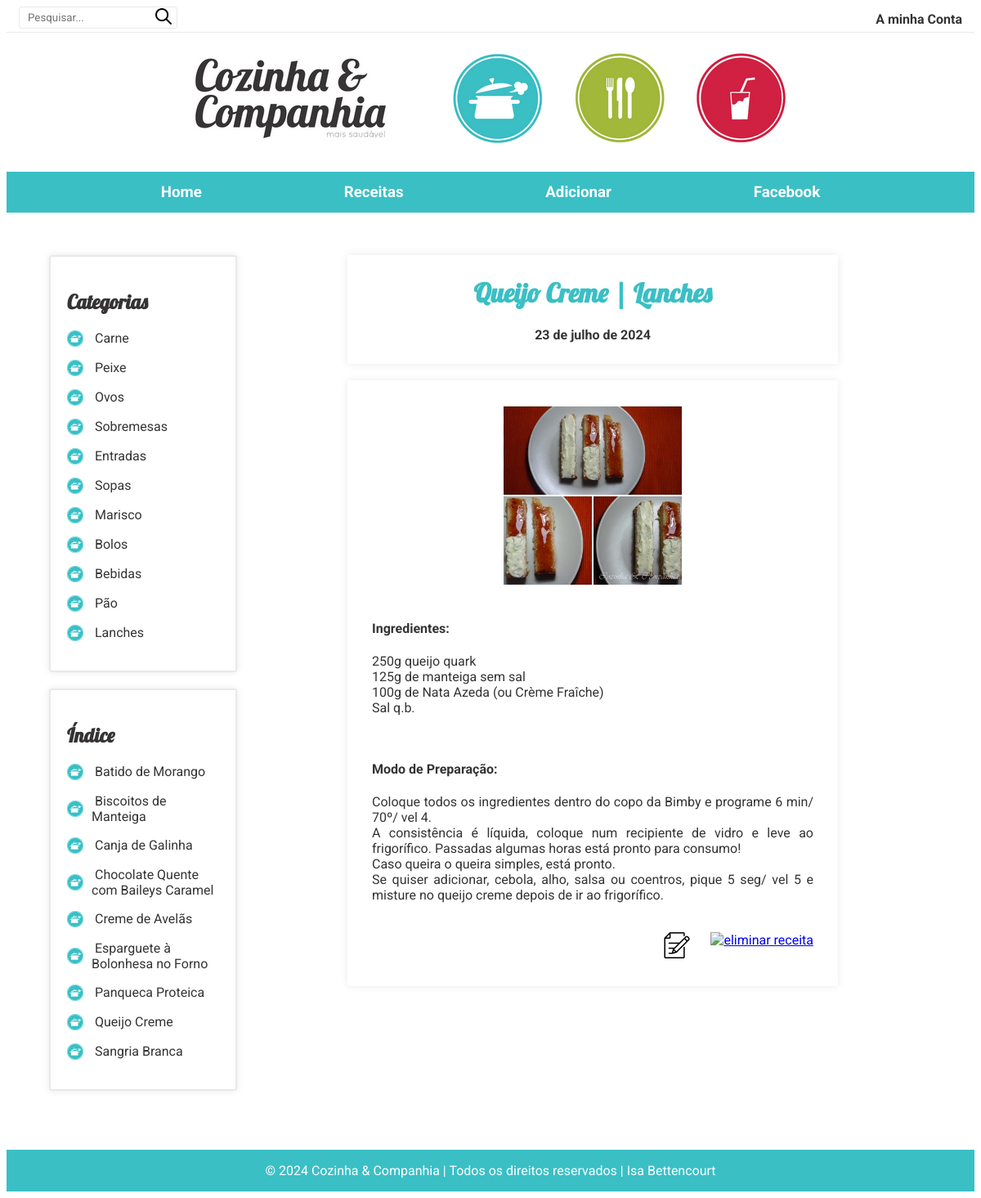
Page /index_a_z/13 on the committed database.
### blog/models.py (models this page shows, shortened)
class Category(models.Model):
    category = models.CharField(max_length=50)
    def __str__(self):
        return self.category

class Post(models.Model):
    title = models.CharField(max_length=200)
    photo = models.ImageField(upload_to="blog/", blank=True, null=True)
    ingredients = models.TextField(blank=True, null=True)
    recipe = models.TextField(blank=True, null=True)
    category = models.ForeignKey(Category, on_delete=models.PROTECT,  blank=True, null=True)
    created_date = models.DateField(blank=True, null=True)

### blog/views.py (the view)
# urls.py: path('index_a_z/<int:id>', views.index_a_z, name='index_a_z'),
def index_a_z(request, id):
    recipes_all = Post.objects.all().order_by(Lower('title'))
    categories = Category.objects.all()
    recipe = Post.objects.get(pk=id)
    form_post = PostForm(instance=recipe)
    return render(request, 'blog/details_post.html', {'form_post':form_post, 'recipe':recipe, 'categories':categories, 'recipes_all': recipes_all})

### blog/forms.py
class PostForm(forms.ModelForm):
    class Meta:
        model = Post
        fields = "__all__"
        widgets = {
            'title': forms.TextInput(attrs={'placeholder':'Título ...'}),
            'ingredients': forms.Textarea(attrs={'placeholder':'Ingredientes ...'}),
            'recipe': forms.Textarea(attrs={'placeholder':'Preparação ...'}),
            'created_date': forms.DateInput(attrs={'type':'date'}),
        }

### blog/templates/blog/details_post.html (shortened to what this page needs)
{% extends 'blog/list_recipes.html' %}
{% load static %}
{% block details %}
<div id="id_details_container">
    <div class="title">
        <h1>{{ recipe.title }} | {{ recipe.category }}</h1>
        <h4 id="id_created_date">{{ recipe.created_date }}</h4>
    </div>
    <div class="add_post">
        <div id="id_details">
            <div id="id_details_photo">
                {% if recipe.photo %}
                <img src="{{ recipe.photo.url }}" alt="foto da receita" id="id_with_photo">
                {% else %}
                <img src="{% static 'no_photo.png' %}" alt="image of no image" id="id_no_image">
                {% endif %}
            </div>
            <div id="details">
                <h4>Ingredientes:</h4>
                <p>
                    {{ recipe.ingredients|linebreaks }}
                </p>
                <br>
                <p>
                <h4>Modo de Preparação:</h4>
                {{ recipe.recipe|linebreaks }}
                </p>
            </div>
        </div>
        <div id="id_list_buttons">
            <a href="{% url 'blog:edit_post' recipe.id %}">
                <img src="{% static 'edit.png' %}" alt="editar receitar" title="editar receita" class="edit_img"></a>
            <a href="{% url 'blog:delete_post' recipe.id %}" onclick="confirmDelete()">
                <img src="{% static 'bin.png' %}" alt="eliminar receita" title="eliminar receita" class="edit_img"></a>
        </div>
    </div>
</div>
{% endblock %}

### blog/templates/blog/list_recipes.html (shortened to what this page needs)
{% extends 'blog/base.html' %}
{% load static %}
{% block content %}
<div id="id_big_container">
    <div id="id_big_treeview">
        <div class="treeview">
            <h2>Categorias</h2>
            {% for category in categories %}
            <p>
                <a href="{% url 'blog:filter_by_category' category.id %}">
                    <img src="{% static 'pan.png' %}" alt="" title="" class="img_pan">
                    &nbsp{{category.category}}
                </a>
            </p>
            {% endfor %}
        </div>
        <div class="treeview">
            <h2>Índice</h2>
            {% for recipe in recipes_all %}
            <p>
                <a href="{% url 'blog:index_a_z' recipe.id %}">
                    <img src="{% static 'pan.png' %}" alt="" title="" class="img_pan">
                    &nbsp{{recipe.title}}
                </a>
            </p>
            {% endfor %}
        </div>
    </div>
    {% block details %}{% endblock %}
</div>
{% endblock %}

### static/style.css (style rules this page uses)
:root { --color_black: rgb(54, 51, 52); --color_green: rgb(162, 184, 58); --color_blue: rgb(58, 191, 197); --color_red: rgb(209, 33, 67); --color_white: #ffffff; --color_dark_gray: #999; --color_gray: rgb(233, 233, 233); }
* { box-sizing: border-box; font-family: "Roboto", sans-serif; background-color: transparent; }
body { color: var(--color_black); }
#id_big_container { display: flex; padding: 20px; }
#id_big_treeview { min-width: 180px; max-width: 250px; display: flex; flex-direction: column; padding-right: 20px; }
.treeview { border: 2px solid var(--color_gray); box-shadow: 0px 0px 10px var(--color_gray); border-radius: 3px; padding: 20px; margin-bottom: 20px; }
.treeview h2 { font-family: "Lobster", sans-serif; }
.img_pan { width: 20px; height: 20px; margin-right: 10px; }
.treeview a { color: var(--color_black); text-decoration: none; cursor: pointer; display: flex; align-items: center; }
.title { max-width: 600px; margin: 0 auto; padding: 5px; text-align: center; margin-bottom: 20px; color: var(--color_blue); box-shadow: 0 0 10px var(--color_gray); }
.title h1 { font-family: "Lobster", sans-serif; }
.add_post { max-width: 600px; margin: 0 auto; padding: 20px; border-radius: 3px; box-shadow: 0 0 10px var(--color_gray); }
#id_details_container { margin: 0 auto; }
#id_created_date { color: var(--color_black); }
#id_details { display: flex; flex-direction: row; flex-wrap: wrap; justify-content: space-evenly; gap: 1rem; margin: auto; padding: 10px; text-align: justify; }
#id_details_photo { text-align: center; }
#id_with_photo { max-width: 55%; }
#id_list_buttons { display: flex; gap: 25px; align-items: right; justify-content: right; padding: 10px; }
.edit_img { height: 2rem; }

### rows in the picture
Category: category "Carne"
Category: category "Peixe"
Category: category "Ovos"
Category: category "Sobremesas"
Category: category "Entradas"
Category: category "Sopas"
Category: category "Marisco"
Category: category "Bolos"
Category: category "Bebidas"
Category: category "Pão"
Category: category "Lanches"
Post: title "Batido de Morango"
Post: title "Biscoitos de Manteiga"
Post: title "Canja de Galinha"
Post: title "Chocolate Quente com Baileys Caramel"
Post: title "Creme de Avelãs"
Post: title "Esparguete à Bolonhesa no Forno"
Post: title "Panqueca Proteica"
Post: title "Queijo Creme", category "Lanches", photo (picture), ingredients "250g queijo quark 125g de manteiga sem sal 100g de Nata Azeda (ou Crème Fraîche) Sal q.b.", recipe "Coloque todos os ingredientes dentro do copo da Bimby e programe 6 min/ 70º/ vel 4. A consistência é líquida, coloque num recipiente de vidro e leve ao frigorífico. Passadas algumas horas está pronto para consumo! Caso queira o queira simples, está pronto. Se quiser adicionar, cebola, alho, salsa ou coentros, pique 5 seg/ vel 5 e misture no queijo creme depois de ir ao frigorífico."
Post: title "Sangria Branca"
